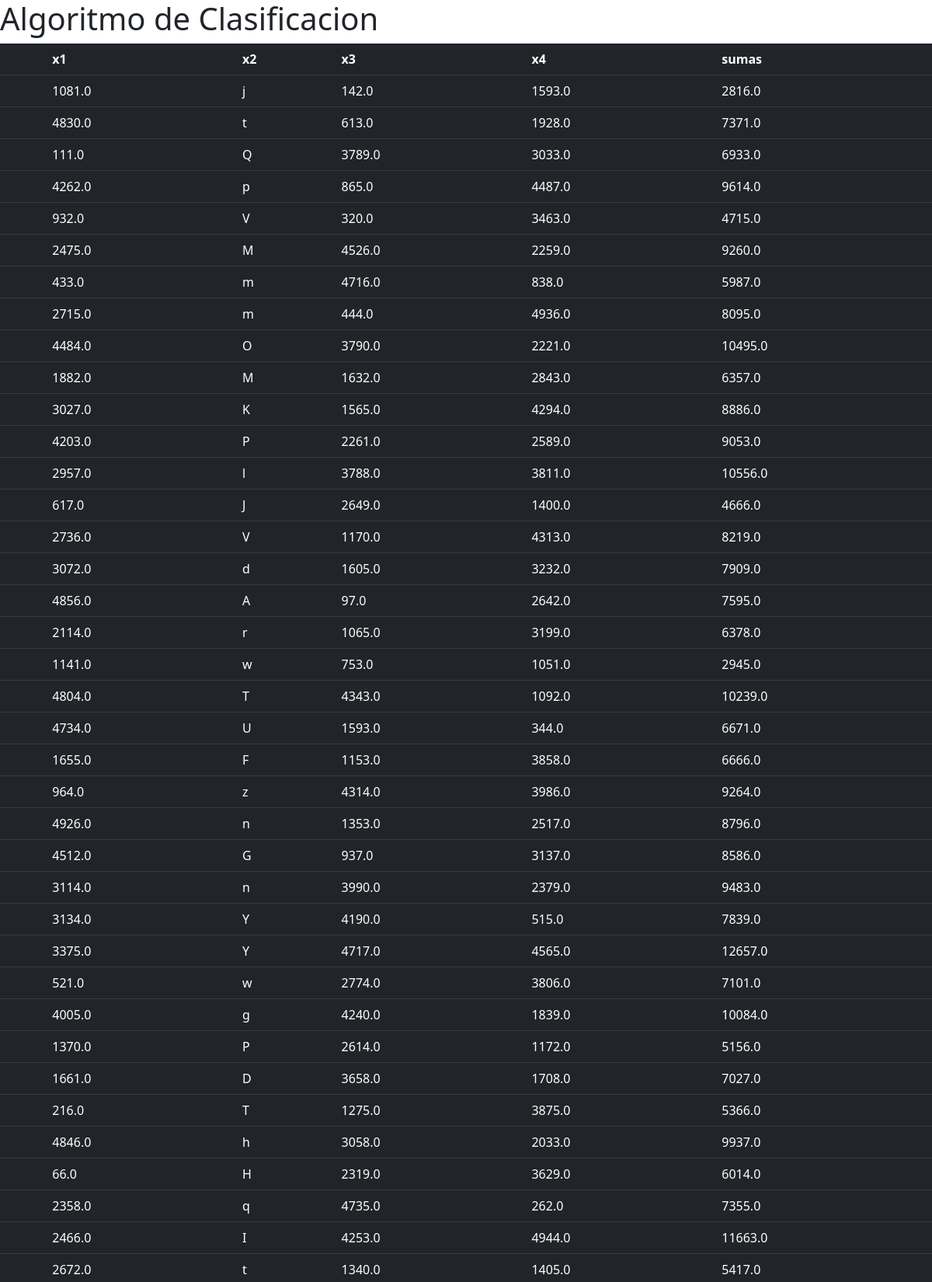
The page /prueba1/ (upper part) on the database its author committed.
### prueba1/models.py (models this page shows, shortened)
class post(models.Model):
    x1  = models.FloatField(blank=True, null=True)
    x2  = models.CharField(max_length=2, blank=True, null=True)
    x3  = models.FloatField(blank=True, null=True)
    x4  = models.FloatField(blank=True, null=True)

### prueba1/views.py (the view)
# urls.py: path('prueba1/', views.muestra_datos, name='prueba1'),
def muestra_datos(request):
    consulta = post.objects.all()
    lissum = suma (consulta)
    contexto = zip(consulta, lissum)
    return render(request, 'prueba1/index.html',{'contexto':contexto})

### prueba1/views.py (called while the page is built)
def suma(val):
    listSum = []
    for i in val:
        listSum.append(i.x1 + i.x3 + i.x4)
    return listSum

### prueba1/templates/prueba1/index.html (shortened to what this page needs)
<!DOCTYPE html>
<html lang="en">
    <head>
        <link href="https://cdn.jsdelivr.net/npm/bootstrap@5.2.1/dist/css/bootstrap.min.css" rel="stylesheet">
    </head>
   <body>
        <h1>Algoritmo de Clasificacion</h1>
        <table class="table table-dark">
  <thead>
    <tr>
      <th scope="col"></th>
      <th scope="col">x1</th>
      <th scope="col">x2</th>
      <th scope="col">x3</th>
      <th scope="col">x4</th>
      <th escope ="col">sumas</th>
    </tr>
  </thead>
  <tbody>
    <tr>
    {% for var,suma in contexto %}
      <th scope="row"></th>
      <td>{{var.x1}}</td>
      <td>{{var.x2}}</td>
      <td>{{var.x3}}</td>
      <td>{{var.x4}}</td>
      <td>{{suma}}</td>
    </tr>
  </tbody>
  {% endfor %}
</table>
</body>
</html>

### rows shown on the page
post: x1 "1081.0", x2 "j", x3 "142.0", x4 "1593.0", suma "2816.0"
post: x1 "4830.0", x2 "t", x3 "613.0", x4 "1928.0", suma "7371.0"
post: x1 "111.0", x2 "Q", x3 "3789.0", x4 "3033.0", suma "6933.0"
post: x1 "4262.0", x2 "p", x3 "865.0", x4 "4487.0", suma "9614.0"
post: x1 "932.0", x2 "V", x3 "320.0", x4 "3463.0", suma "4715.0"
post: x1 "2475.0", x2 "M", x3 "4526.0", x4 "2259.0", suma "9260.0"
post: x1 "433.0", x2 "m", x3 "4716.0", x4 "838.0", suma "5987.0"
post: x1 "2715.0", x2 "m", x3 "444.0", x4 "4936.0", suma "8095.0"
post: x1 "4484.0", x2 "O", x3 "3790.0", x4 "2221.0", suma "10495.0"
post: x1 "1882.0", x2 "M", x3 "1632.0", x4 "2843.0", suma "6357.0"
post: x1 "3027.0", x2 "K", x3 "1565.0", x4 "4294.0", suma "8886.0"
post: x1 "4203.0", x2 "P", x3 "2261.0", x4 "2589.0", suma "9053.0"
post: x1 "2957.0", x2 "l", x3 "3788.0", x4 "3811.0", suma "10556.0"
post: x1 "617.0", x2 "J", x3 "2649.0", x4 "1400.0", suma "4666.0"
post: x1 "2736.0", x2 "V", x3 "1170.0", x4 "4313.0", suma "8219.0"
post: x1 "3072.0", x2 "d", x3 "1605.0", x4 "3232.0", suma "7909.0"
post: x1 "4856.0", x2 "A", x3 "97.0", x4 "2642.0", suma "7595.0"
post: x1 "2114.0", x2 "r", x3 "1065.0", x4 "3199.0", suma "6378.0"
post: x1 "1141.0", x2 "w", x3 "753.0", x4 "1051.0", suma "2945.0"
post: x1 "4804.0", x2 "T", x3 "4343.0", x4 "1092.0", suma "10239.0"
post: x1 "4734.0", x2 "U", x3 "1593.0", x4 "344.0", suma "6671.0"
post: x1 "1655.0", x2 "F", x3 "1153.0", x4 "3858.0", suma "6666.0"
post: x1 "964.0", x2 "z", x3 "4314.0", x4 "3986.0", suma "9264.0"
post: x1 "4926.0", x2 "n", x3 "1353.0", x4 "2517.0", suma "8796.0"
post: x1 "4512.0", x2 "G", x3 "937.0", x4 "3137.0", suma "8586.0"
post: x1 "3114.0", x2 "n", x3 "3990.0", x4 "2379.0", suma "9483.0"
post: x1 "3134.0", x2 "Y", x3 "4190.0", x4 "515.0", suma "7839.0"
post: x1 "3375.0", x2 "Y", x3 "4717.0", x4 "4565.0", suma "12657.0"
post: x1 "521.0", x2 "w", x3 "2774.0", x4 "3806.0", suma "7101.0"
post: x1 "4005.0", x2 "g", x3 "4240.0", x4 "1839.0", suma "10084.0"
post: x1 "1370.0", x2 "P", x3 "2614.0", x4 "1172.0", suma "5156.0"
post: x1 "1661.0", x2 "D", x3 "3658.0", x4 "1708.0", suma "7027.0"
post: x1 "216.0", x2 "T", x3 "1275.0", x4 "3875.0", suma "5366.0"
post: x1 "4846.0", x2 "h", x3 "3058.0", x4 "2033.0", suma "9937.0"
post: x1 "66.0", x2 "H", x3 "2319.0", x4 "3629.0", suma "6014.0"
post: x1 "2358.0", x2 "q", x3 "4735.0", x4 "262.0", suma "7355.0"
post: x1 "2466.0", x2 "I", x3 "4253.0", x4 "4944.0", suma "11663.0"
post: x1 "2672.0", x2 "t", x3 "1340.0", x4 "1405.0", suma "5417.0"
